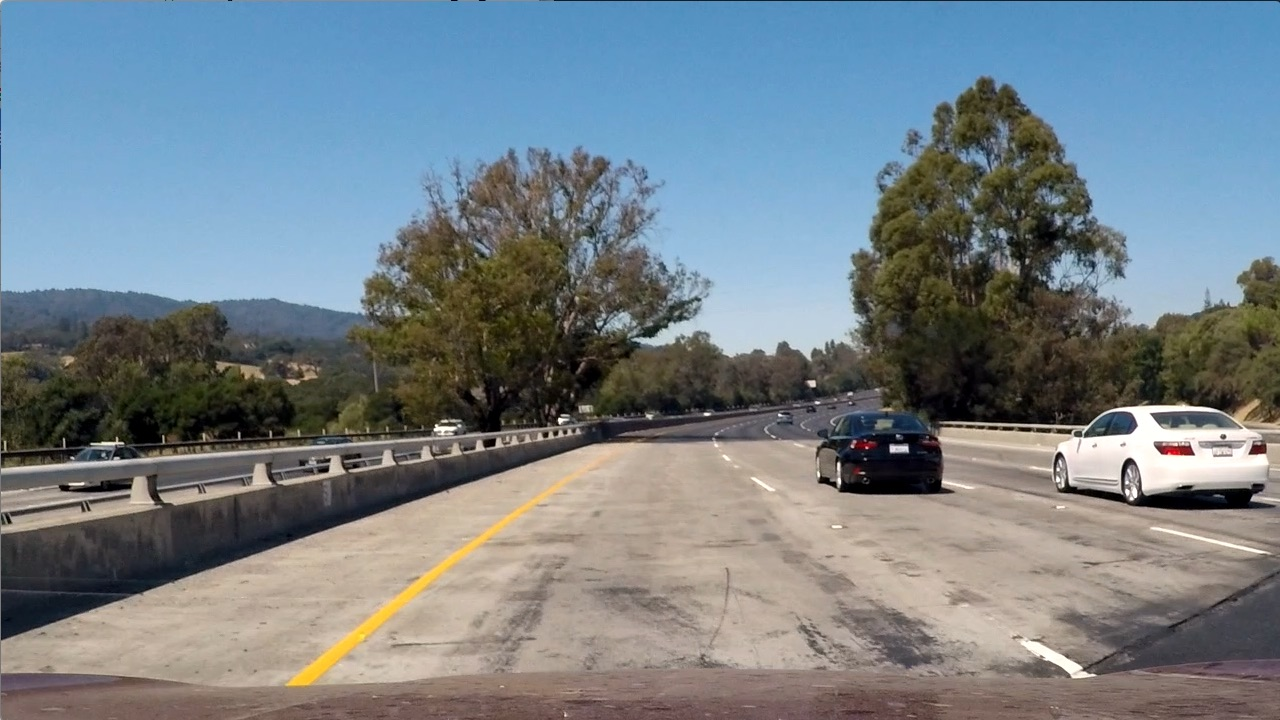
#> input picture test_images/test1.jpg, 1280 x 720 px; its folder holds 4 pictures in this run
$ jupyter execute --allow-errors debug_test.ipynb   (older library calls are emulated)
#> lines starting #> are read from the running program, lines starting #| are printed output that depends on the picture
### car_detection_func.py
import matplotlib.image as mpimg
import numpy as np
import cv2
from skimage.feature import hog
from scipy.ndimage.measurements import label


def data_look(car_list,not_car_list):
	data_dict = {}
	data_dict["n_cars"] = len(car_list)
	data_dict["n_notcars"] = len(not_car_list)
	example_img = mpimg.imread(car_list[0])
	data_dict["image_shape"] = example_img.shape
	data_dict["data_type"] = example_img.dtype
	return data_dict


# [34 lines left out: functions color_hist, bin_spatial, get_hot_features, not called in this run]


def extract_features(imgs, cspace='RGB', spatial_size=(32,32), hist_bins=32,
					orient=9, pix_per_cell=8, cell_per_block=2, hog_channel=0, vis=False,
					feature_vec=True):
	features = []

	for file in imgs:
		img = mpimg.imread(file)


		if cspace != 'RGB':
			if cspace == 'HSV':
				feature_image = cv2.cvtColor(img, cv2.COLOR_RGB2HSV)
			elif cspace == 'LUV':
				feature_image = cv2.cvtColor(img, cv2.COLOR_RGB2LUV)
			elif cspace == 'HLS':
				feature_image = cv2.cvtColor(img, cv2.COLOR_RGB2HLS)
			elif cspace == 'YUV':
				feature_image = cv2.cvtColor(img, cv2.COLOR_RGB2YUV)
			elif cspace == 'YCrCb':
				feature_image = cv2.cvtColor(img, cv2.COLOR_RGB2YCrCb)
		else: feature_image = np.copy(img)

		spatial_features = bin_spatial(feature_image, size=spatial_size)
		##print(spatial_features.shape)

		hist_features = color_hist(feature_image, nbins=hist_bins)
		##print(hist_features.shape)

		if hog_channel == 'ALL':
			hog_features = []

			for channel in range(feature_image.shape[2]):
				hog_features.append(get_hot_features(feature_image[:,:,channel], orient,
								pix_per_cell, cell_per_block, vis, feature_vec))

			hog_features = np.ravel(hog_features)
		else:
			hog_features = get_hot_features(feature_image[:,:,hog_channel], orient,
								pix_per_cell, cell_per_block, vis, feature_vec)

		features.append(np.concatenate((spatial_features, hist_features, hog_features)))

	return features

# [154 lines left out: functions convert_color, find_cars, add_heat, apply_threshold, draw_labeled_bboxes, detect_cars_with_heat and 1 more, not called in this run]


##------------------------------------------------------------------------------------
##------------------------------------------------------------------------------------


def hog_extract_features(imgs, cspace='RGB', orient=9, pix_per_cell=8, cell_per_block=2,
					hog_channel=0, vis=False, feature_vec=True):
	features = []

	for file in imgs:
		img = mpimg.imread(file)


		if cspace != 'RGB':
			if cspace == 'HSV':
				feature_image = cv2.cvtColor(img, cv2.COLOR_RGB2HSV)
			elif cspace == 'LUV':
				feature_image = cv2.cvtColor(img, cv2.COLOR_RGB2LUV)
			elif cspace == 'HLS':
				feature_image = cv2.cvtColor(img, cv2.COLOR_RGB2HLS)
			elif cspace == 'YUV':
				feature_image = cv2.cvtColor(img, cv2.COLOR_RGB2YUV)
			elif cspace == 'YCrCb':
				feature_image = cv2.cvtColor(img, cv2.COLOR_RGB2YCrCb)
		else: feature_image = np.copy(img)


		if hog_channel == 'ALL':
			hog_features = []

			for channel in range(feature_image.shape[2]):
				hog_features.append(get_hot_features(feature_image[:,:,channel], orient,
								pix_per_cell, cell_per_block, vis, feature_vec))

			hog_features = np.ravel(hog_features)
		else:
			hog_features = get_hot_features(feature_image[:,:,hog_channel], orient,
								pix_per_cell, cell_per_block, vis, feature_vec)

		features.append(hog_features)

	return features


# [111 lines left out: functions hog_find_cars, hog_detect_cars_with_heat, hog_apply_sliding_window, not called in this run]

### debug_test.ipynb
[cell 1]
# %load /Users/Yifan/Desktop/CarND/CarND-Vehicle-Detection/car_detection_func.py
import matplotlib.image as mpimg
import numpy as np
import cv2
from skimage.feature import hog
from scipy.ndimage.measurements import label

# [427 lines left out: functions data_look, extract_features, get_hog_features, bin_spatial, color_hist, convert_color and 10 more, not called in this run]

print('Finished.')

[cell 2]
# %load /Users/Yifan/Desktop/CarND/CarND-Vehicle-Detection/main.py
import matplotlib.image as mpimg
import matplotlib.pyplot as plt
import numpy as np
import cv2
import glob
import time
from sklearn.svm import NuSVC,LinearSVC
from sklearn import svm, tree
from sklearn.linear_model import SGDClassifier
from sklearn.neural_network import MLPClassifier
from sklearn.naive_bayes import GaussianNB
from sklearn.preprocessing import StandardScaler
from sklearn.model_selection import train_test_split
from scipy.ndimage.measurements import label
from car_detection_func import *

cars = []
not_cars = []

all_cars = glob.glob('/Users/Yifan/Desktop/CarND/CarND-Vehicle-Detection/vehicles/*/*.png')

all_not_cars = glob.glob('/Users/Yifan/Desktop/CarND/CarND-Vehicle-Detection/non-vehicles/*/*.png')

for i, car in enumerate(all_cars):
	if i % 5 == 0:
		cars.append(car)

for i, not_car in enumerate(all_not_cars):
	if i % 5 == 0:
		not_cars.append(not_car)

#> (the rest of this cell did not finish here and is left out)

# Test begin

# Test with HOG, Color and Hist

[cell 3]
spatial = 32
histbin = 32
colorspace = 'YUV'
orient = 15
pix_per_cell = 8
cell_per_block = 2
hog_channel = 'ALL'

t = time.time()
car_features = extract_features(cars, cspace=colorspace, spatial_size=(spatial, spatial),
						hist_bins=histbin, orient=orient, pix_per_cell=pix_per_cell,
						cell_per_block=cell_per_block,hog_channel=hog_channel)
notcar_features = extract_features(not_cars, cspace=colorspace, spatial_size=(spatial, spatial),
						hist_bins=histbin, orient=orient, pix_per_cell=pix_per_cell,
						cell_per_block=cell_per_block,hog_channel=hog_channel)
t2 = time.time()
print(round(t2-t),'Seconds to extract spatial, hist and HOG features....')

X = np.vstack((car_features, notcar_features)).astype(np.float64)

y = np.hstack((np.ones(len(car_features)), np.zeros(len(notcar_features))))

rand_state = np.random.randint(0, 100)
#> (the rest of this cell did not finish here and is left out)

[cell 4]
test_imgs = glob.glob('/Users/Yifan/Desktop/CarND/CarND-Vehicle-Detection/test_images/*.jpg')


test_img = mpimg.imread(test_imgs[0])
#> test_img is the input picture: shape (720, 1280, 3); mean R, G, B 117.5, 128.7, 135.5
test_img1 = mpimg.imread(test_imgs[1])
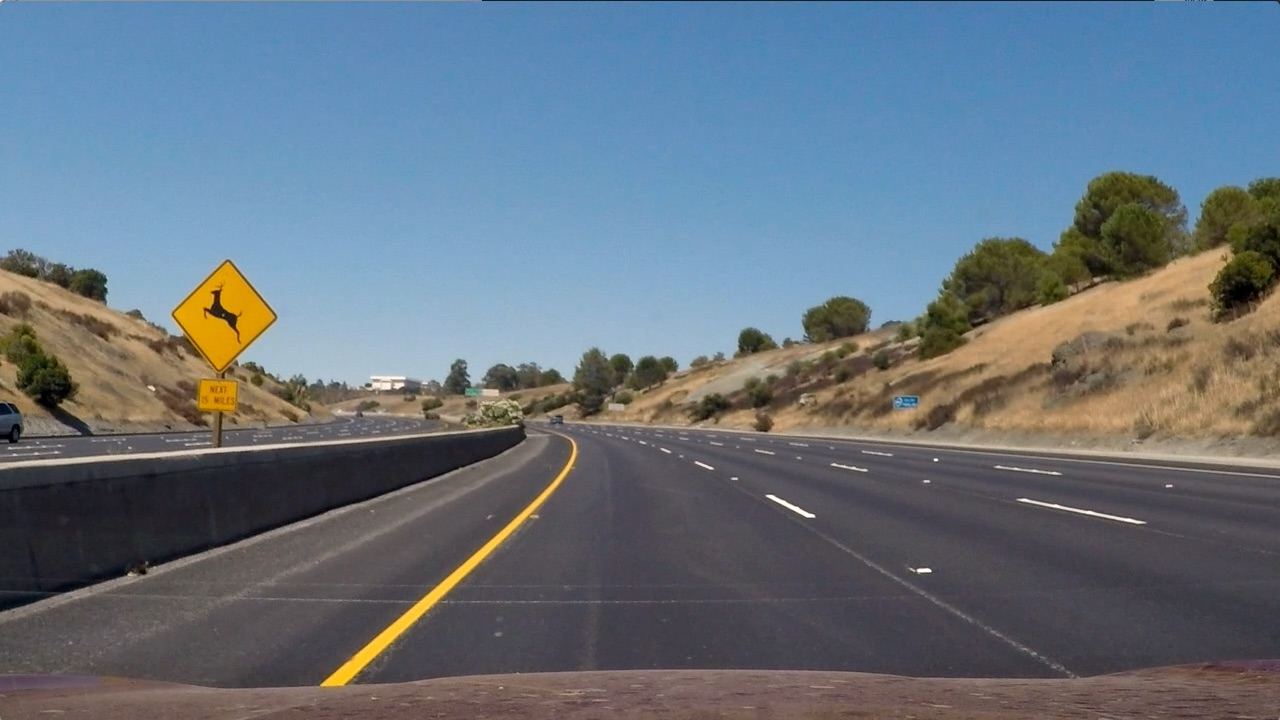
#> input picture test_images/test2.jpg, 1280 x 720 px
#> test_img1 is the input picture: shape (720, 1280, 3); mean R, G, B 102.8, 114.6, 125.5
test_img2 = mpimg.imread(test_imgs[2])
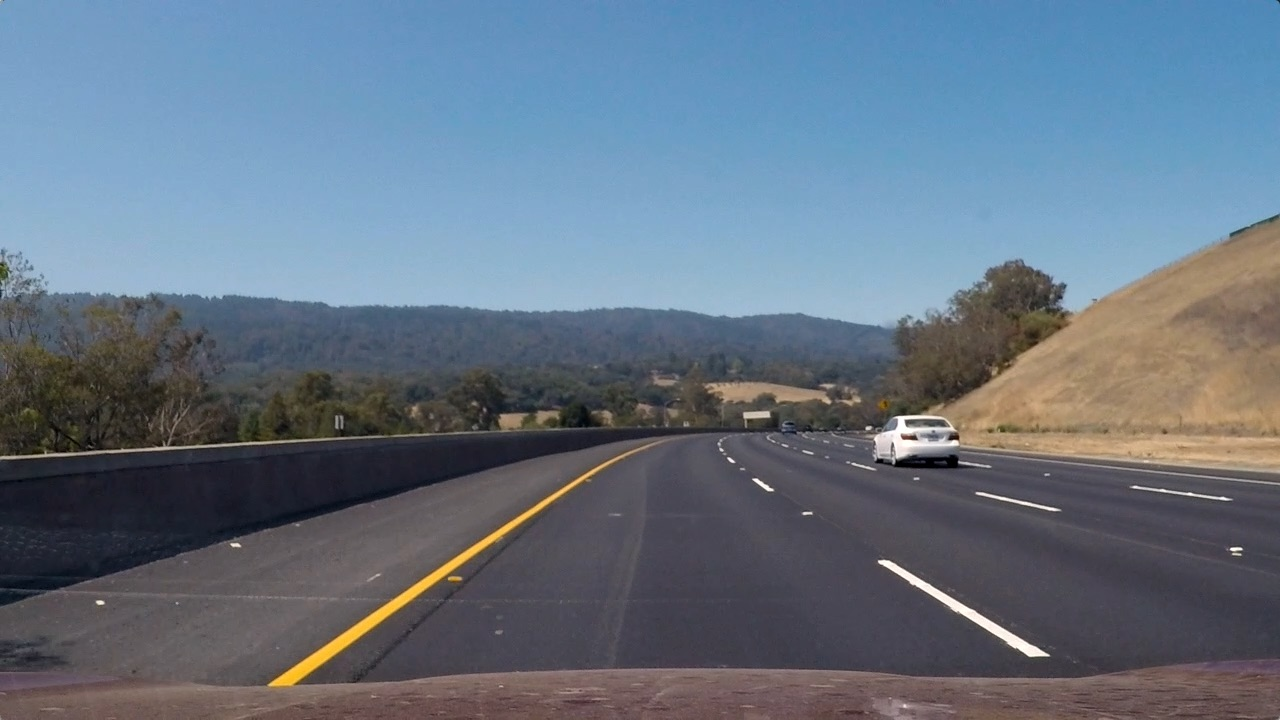
#> input picture test_images/test3.jpg, 1280 x 720 px
#> test_img2 is the input picture: shape (720, 1280, 3); mean R, G, B 101.1, 115.3, 130.7
test_img3 = mpimg.imread(test_imgs[3])
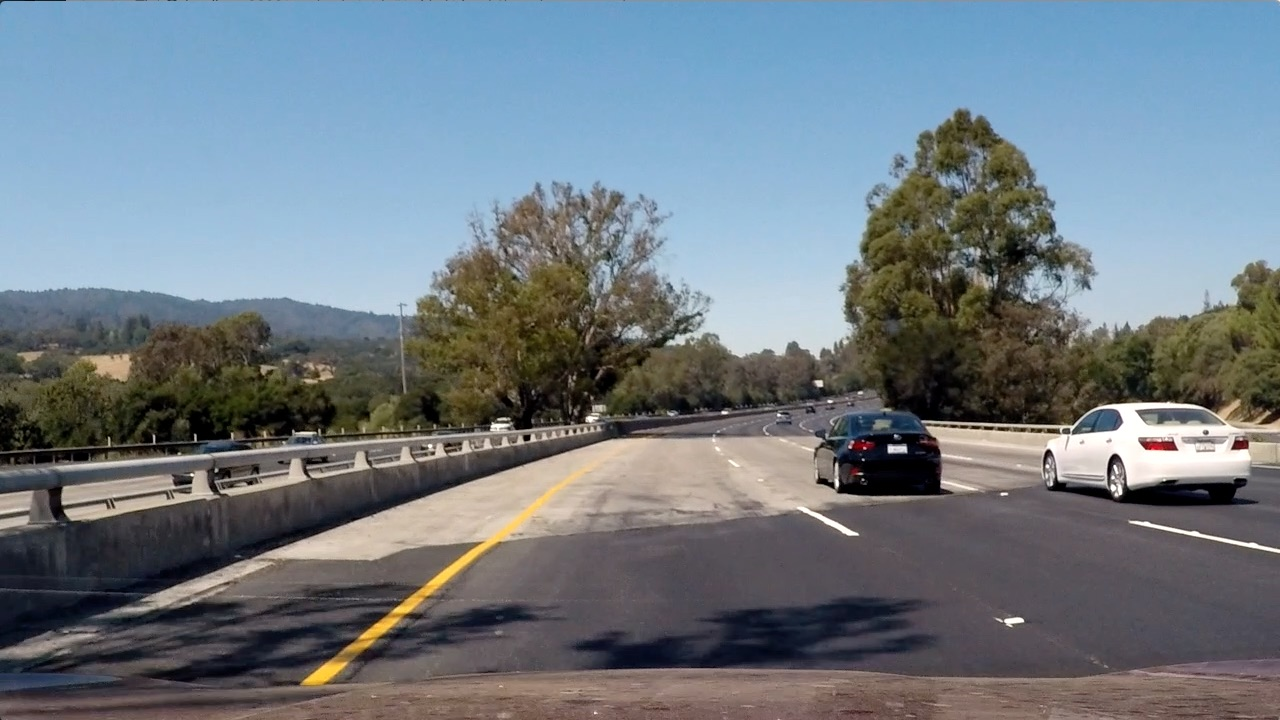
#> input picture test_images/test4.jpg, 1280 x 720 px
#> test_img3 is the input picture: shape (720, 1280, 3); mean R, G, B 112.2, 122.7, 130.9
#> (the rest of this cell did not finish here and is left out)

# Test with HOG

[cell 5]
colorspace = 'YUV'
orient = 15
pix_per_cell = 8
cell_per_block = 2
hog_channel = 'ALL'

t = time.time()
car_features = hog_extract_features(cars, cspace=colorspace, orient=orient, pix_per_cell=pix_per_cell,
						cell_per_block=cell_per_block,hog_channel=hog_channel)
notcar_features = hog_extract_features(not_cars, cspace=colorspace, orient=orient, pix_per_cell=pix_per_cell,
						cell_per_block=cell_per_block,hog_channel=hog_channel)
